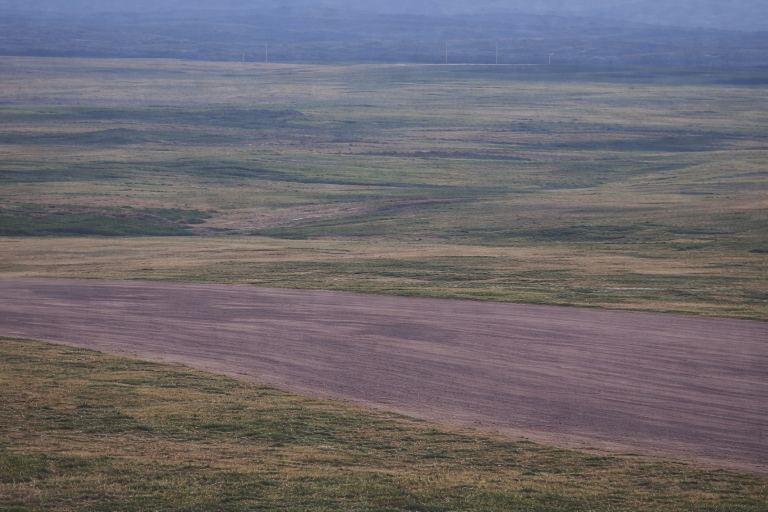
#> input picture .sim/background.png, 1536 x 1024 px (shown at 1/2 size)
$ python demo_confirmation_image.py
#> lines starting #> are read from the running program, lines starting #| are printed output that depends on the picture; after the words box and inside, x2 and y2 are one past the last pixel; in counts of white or black regions, pixels touching at a corner belong together
### src/navpy/sim/camera/dock_artwork.py
"""Code-rendered D-pad symbol for synthetic confirmation images."""

import cv2
import numpy as np


# Keep the existing confirmation sprite's canvas and aspect ratio. These are
# image pixels, not physical dock dimensions or detection parameters.
DOCK_SPRITE_WIDTH_PX = 652
DOCK_SPRITE_HEIGHT_PX = 442
VEHICLE_SPRITE_SIZE_PX = 600


def create_dock_sprite() -> np.ndarray:
    """Return a fresh BGRA demo pad; this symbol is not a trained detector."""
    sprite = np.zeros((DOCK_SPRITE_HEIGHT_PX, DOCK_SPRITE_WIDTH_PX, 4), np.uint8)
    cv2.rectangle(sprite, (0, 0), (651, 441), (74, 54, 22, 255), -1)
    cv2.rectangle(sprite, (14, 14), (637, 427), (224, 224, 224, 255), 10)
    # Center the same D symbol used by the GCS dock marker.
    font, scale, thickness = cv2.FONT_HERSHEY_SIMPLEX, 9.0, 18
    (width, height), _ = cv2.getTextSize("D", font, scale, thickness)
    origin = ((DOCK_SPRITE_WIDTH_PX - width) // 2,
              (DOCK_SPRITE_HEIGHT_PX + height) // 2)
    cv2.putText(sprite, "D", origin, font, scale, (255, 255, 255, 255), thickness, cv2.LINE_AA)
    return sprite


def create_platform_vehicle_sprite() -> np.ndarray:
    """Draw a moving platform vehicle carrying a dock on the existing square canvas."""
    sprite = np.zeros((VEHICLE_SPRITE_SIZE_PX, VEHICLE_SPRITE_SIZE_PX, 4), np.uint8)
    # Top view: four wheels, a plain cargo platform, and a cab at the front.
    for x in (70, 470):
        for y in (100, 410):
            cv2.rectangle(sprite, (x, y), (x + 60, y + 95), (40, 40, 40, 255), -1)
    cv2.rectangle(sprite, (115, 35), (485, 565), (210, 210, 210, 255), -1)
    cv2.rectangle(sprite, (135, 55), (465, 165), (115, 150, 170, 255), -1)
    pad = cv2.resize(create_dock_sprite(), (330, 224), interpolation=cv2.INTER_AREA)
    sprite[255:479, 135:465] = pad
    return sprite

### src/navpy/sim/camera/sim_frame_generator.py
"""Synthetic confirmation-frame rendering for simulator POIs."""

from __future__ import annotations

import os
from typing import Dict, List, Optional, Tuple

import cv2
import numpy as np

from navpy.sim.camera.dock_artwork import create_platform_vehicle_sprite, create_dock_sprite


_LOCATION_SPRITE_FILES = {
    "building": "building.png",
    "vehicle": "platform_vehicle.png",
    "antenna": "antenna.png",
    "operations_site": "operations_site.png",
    "bridge": "bridge.png",
    "fuel": "fuel.png",
    "other": "other.png",
}


class SimFrameGenerator:
    """Generate simulated review frames with dock or location-type overlays."""

    def __init__(
            self,
            assets_dir: str,
            frame_size: Tuple[int, int] = (1920, 1080),
    ) -> None:
        self._frame_size = frame_size
        self._background = None
        self._sprites: Dict[str, np.ndarray] = {
            "dock": create_dock_sprite(),
            "vehicle": create_platform_vehicle_sprite(),
        }
        background_path = os.path.join(assets_dir, "background.png")
        if os.path.exists(background_path):
            background = cv2.imread(background_path)
            if background is not None:
                self._background = cv2.resize(background, frame_size)
        dock_path = os.path.join(assets_dir, "dock.png")
        if os.path.exists(dock_path):
            sprite = cv2.imread(dock_path, cv2.IMREAD_UNCHANGED)
            if sprite is not None:
                self._sprites["dock"] = sprite
        for location_type, filename in _LOCATION_SPRITE_FILES.items():
            path = os.path.join(assets_dir, filename)
            if not os.path.exists(path):
                continue
            sprite = cv2.imread(path, cv2.IMREAD_UNCHANGED)
            if sprite is not None:
                self._sprites[location_type] = sprite

    @property
    def is_available(self) -> bool:
        return self._background is not None and bool(self._sprites)

    def sprite_height_for(self, location_type: Optional[str]) -> int:
        sprite = self._get_sprite(location_type)
        return sprite.shape[0] if sprite is not None else 100

    def sprite_width_for(self, location_type: Optional[str]) -> int:
        sprite = self._get_sprite(location_type)
        return sprite.shape[1] if sprite is not None else 100

    @property
    def sprite_height(self) -> int:
        return self.sprite_height_for(None)

    def _get_sprite(self, location_type: Optional[str]) -> Optional[np.ndarray]:
        if location_type and location_type in self._sprites:
            return self._sprites[location_type]
        return self._sprites.get("dock")

    def generate_frame(
            self,
            detections: List[Tuple[float, float, float]],
            location_type: Optional[str] = None,
    ) -> Optional[Tuple[np.ndarray, List[Tuple]]]:
        if not self.is_available:
            return None
        sprite = self._get_sprite(location_type)
        if sprite is None:
            return None
        frame = self._background.copy()
        boxes = []
        width, height = self._frame_size
        for x_fraction, y_fraction, scale in detections:
            center_x = int(width * x_fraction)
            center_y = int(height * y_fraction)
            frame, box = self._composite(
                frame, sprite, center_x, center_y, scale,
            )
            boxes.append(box)
        return frame, boxes

    @staticmethod
    def _composite(
            background: np.ndarray,
            sprite: np.ndarray,
            center_x: int,
            center_y: int,
            scale: float,
    ) -> Tuple[np.ndarray, Tuple]:
        source_height, source_width = sprite.shape[:2]
        width = int(source_width * scale)
        height = int(source_height * scale)
        resized = cv2.resize(
            sprite, (width, height), interpolation=cv2.INTER_AREA,
        )
        if resized.shape[2] == 4:
            color = resized[:, :, :3]
            alpha = resized[:, :, 3] / 255.0
        else:
            color = resized
            alpha = np.ones((height, width))
        x = center_x - width // 2
        y = center_y - height // 2
        background_height, background_width = background.shape[:2]
        x1, y1 = max(0, x), max(0, y)
        x2, y2 = min(background_width, x + width), min(background_height, y + height)
        tx1, ty1 = x1 - x, y1 - y
        tx2, ty2 = tx1 + (x2 - x1), ty1 + (y2 - y1)
        for channel in range(3):
            background[y1:y2, x1:x2, channel] = (
                alpha[ty1:ty2, tx1:tx2]
                * color[ty1:ty2, tx1:tx2, channel]
                + (1 - alpha[ty1:ty2, tx1:tx2])
                * background[y1:y2, x1:x2, channel]
            )
        return background, (center_x, center_y, width, height)


__all__ = ["SimFrameGenerator"]

### scripts/python/demo_confirmation_image.py
"""Render one- and two-dock confirmation examples using the simulator renderer.

Usage: python scripts/python/demo_confirmation_image.py --assets .sim
"""
from __future__ import annotations

import argparse
from pathlib import Path
import sys

ROOT = Path(__file__).resolve().parents[2]
sys.path.insert(0, str(ROOT / "src"))

import cv2

from navpy.sim.camera.sim_frame_generator import SimFrameGenerator
from navpy.core.review.image_utils import create_detection_thumbnail, save_confirmation_image, PoiInfo


def main(argv=None) -> int:
    parser = argparse.ArgumentParser(description=__doc__)
    parser.add_argument("--assets", type=Path, default=ROOT / ".sim")
    parser.add_argument("--output", type=Path, default=ROOT / ".runtime" / "dock-demo")
    args = parser.parse_args(argv)
    background = cv2.imread(str(args.assets / "background.png"))
#> background is the input picture: shape (1024, 1536, 3); mean B, G, R 110.4, 104.8, 108.7
    if background is None:
        parser.error(f"Cannot read background.png from {args.assets}")
    height, width = background.shape[:2]
#> height = 1024; width = 1536
    renderer = SimFrameGenerator(str(args.assets), (width, height))
#> in create_dock_sprite, `cv2.putText(sprite, "D", origin, font, scale, (255, 255, 255, 255), th..`:
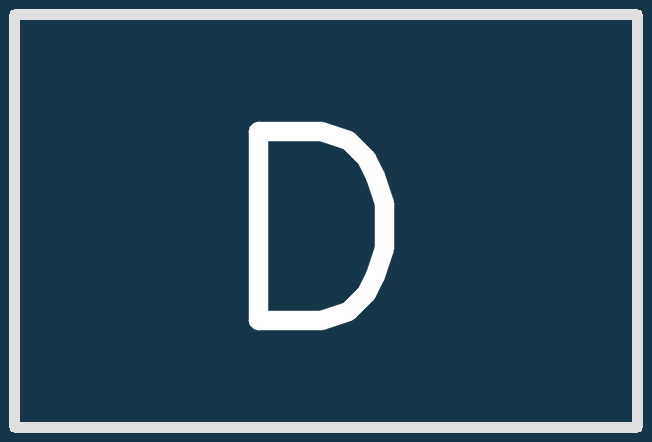
#> sprite: shape (442, 652, 4); mean of channels 0, 1, 2, 3 92.7, 75, 46.8, 255; drawn as B, G, R
#> in create_platform_vehicle_sprite, `sprite = np.zeros((VEHICLE_SPRITE_SIZE_PX, VEHICLE_SPRITE_SIZE_PX, 4),..`: sprite: shape (600, 600, 4); every value is 0
#> after the loop in create_platform_vehicle_sprite, `for x in (70, 470):`:
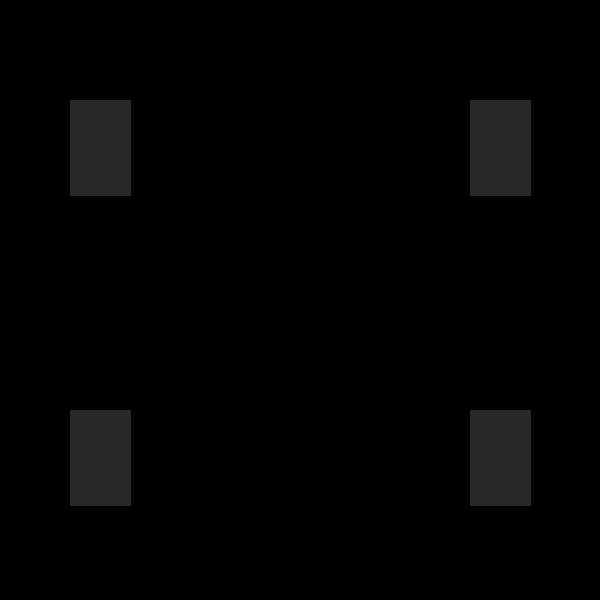
#> sprite: shape (600, 600, 4); mean of channels 0, 1, 2, 3 2.6, 2.6, 2.6, 16.6; drawn as B, G, R
#> in create_platform_vehicle_sprite, `cv2.rectangle(sprite, (115, 35), (485, 565), (210, 210, 210, 255), -1)`:
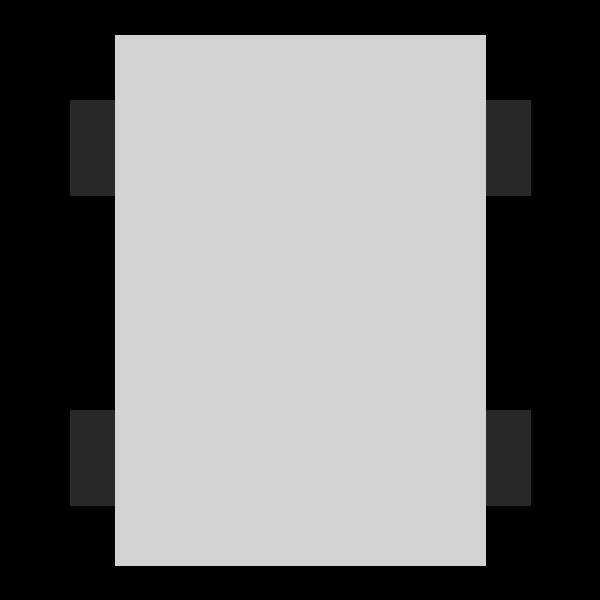
#> sprite: shape (600, 600, 4); mean of channels 0, 1, 2, 3 116.8, 116.8, 116.8, 151.8; drawn as B, G, R
#> in create_platform_vehicle_sprite, `cv2.rectangle(sprite, (135, 55), (465, 165), (115, 150, 170, 255), -1)`:
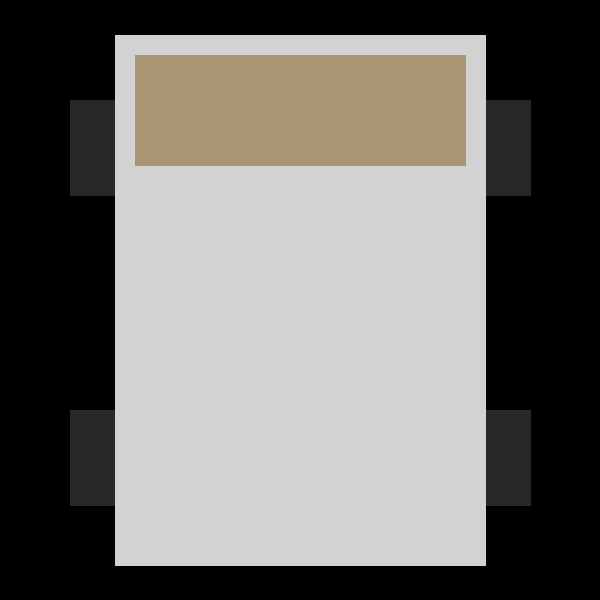
#> sprite: shape (600, 600, 4); 10.21% of pixels changed, all inside (x1, y1, x2, y2) = (135, 55, 466, 166); drawn as B, G, R
#> in create_platform_vehicle_sprite, `pad = cv2.resize(create_dock_sprite(), (330, 224), interpolation=cv2.I..`:
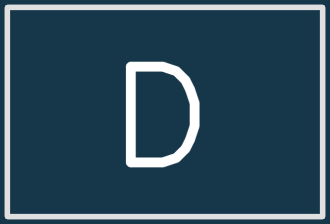
#> pad: shape (224, 330, 4); mean of channels 0, 1, 2, 3 92.7, 75, 46.8, 255; drawn as B, G, R
#> in create_platform_vehicle_sprite, `sprite[255:479, 135:465] = pad`:
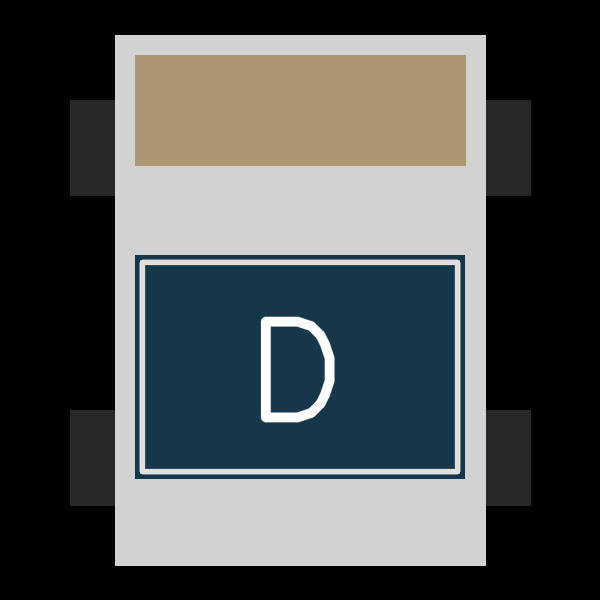
#> sprite: shape (600, 600, 4); mean of channels 0, 1, 2, 3 83.1, 83, 79.2, 151.8; drawn as B, G, R
    args.output.mkdir(parents=True, exist_ok=True)
    scenarios = [
        ("1dock", [(0.50, 0.52, 0.55)], [5]),
        ("2docks", [(0.30, 0.52, 0.50), (0.63, 0.52, 0.45)], [1, 2]),
    ]
    for name, positions, ids in scenarios:
        frame, boxes = renderer.generate_frame(positions)
#> the loop in generate_frame, `for x_fraction, y_fraction, scale in detections:` made 1 pass
#> box on pass 1: (768, 532, 358, 243)
#> pass 1, in generate_frame, `frame, box = self._composite( frame, sprite, center_x, center_y, scale..`:
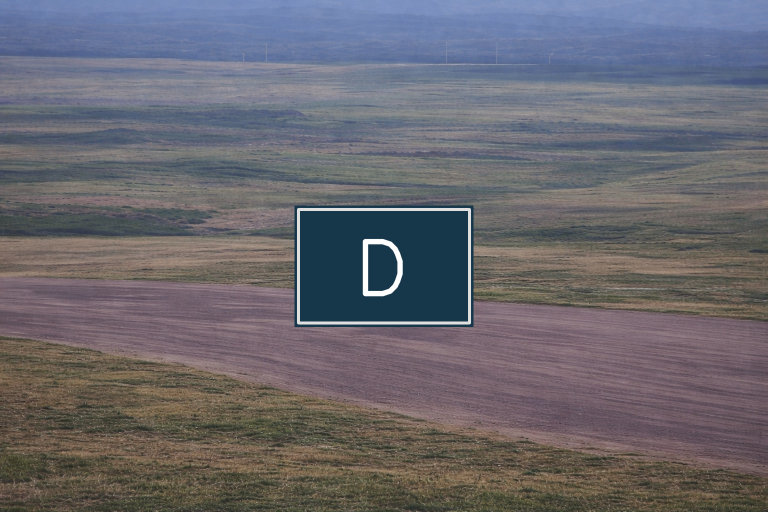
#> frame: shape (1024, 1536, 3) (shown at 1/2 size); 5.53% of pixels changed, all inside (x1, y1, x2, y2) = (589, 411, 947, 654)
#> after the loop in generate_frame, `for x_fraction, y_fraction, scale in detections:`: boxes = [(768, 532, 358, 243)]
#> boxes = [(768, 532, 358, 243)]
        frame_path = args.output / f"sim_frame_{name}.jpg"
        if not cv2.imwrite(str(frame_path), frame):
            raise OSError(f"Cannot write {frame_path}")
#> (the run stopped early here; a loop or call above may not have finished)
